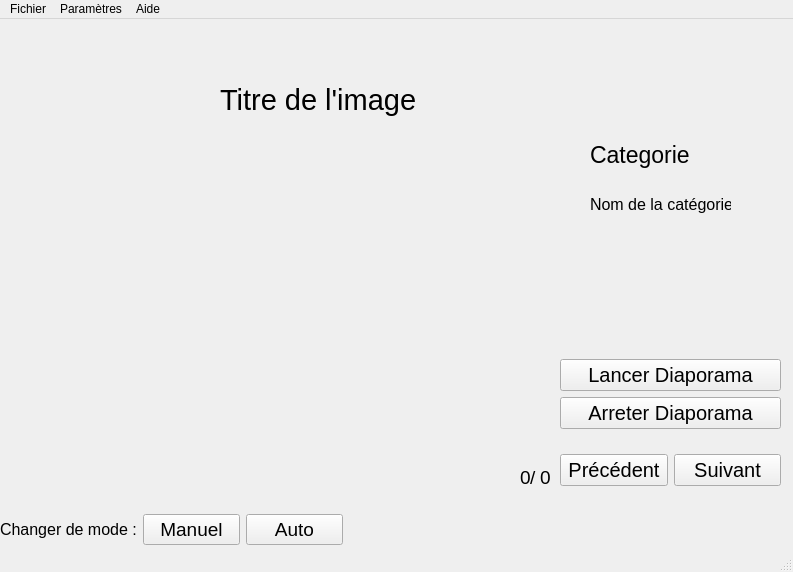
<?xml version="1.0" encoding="UTF-8"?>
<ui version="4.0">
 <class>MainWindow</class>
 <widget class="QMainWindow" name="MainWindow">
  <property name="geometry">
   <rect>
    <x>0</x>
    <y>0</y>
    <width>793</width>
    <height>572</height>
   </rect>
  </property>
  <property name="windowTitle">
   <string>MainWindow</string>
  </property>
  <widget class="QWidget" name="centralwidget">
   <widget class="QWidget" name="horizontalLayoutWidget">
    <property name="geometry">
     <rect>
      <x>0</x>
      <y>490</y>
      <width>343</width>
      <height>41</height>
     </rect>
    </property>
    <layout class="QHBoxLayout" name="horizontalLayout">
     <item>
      <widget class="QLabel" name="labelChangementMode">
       <property name="font">
        <font>
         <pointsize>12</pointsize>
        </font>
       </property>
       <property name="text">
        <string>Changer de mode :</string>
       </property>
      </widget>
     </item>
     <item>
      <widget class="QPushButton" name="btnManuel">
       <property name="font">
        <font>
         <pointsize>14</pointsize>
        </font>
       </property>
       <property name="text">
        <string>Manuel</string>
       </property>
      </widget>
     </item>
     <item>
      <widget class="QPushButton" name="btnAuto">
       <property name="font">
        <font>
         <pointsize>14</pointsize>
        </font>
       </property>
       <property name="text">
        <string>Auto</string>
       </property>
      </widget>
     </item>
    </layout>
   </widget>
   <widget class="QLabel" name="labelTitreImage">
    <property name="geometry">
     <rect>
      <x>220</x>
      <y>40</y>
      <width>221</width>
      <height>81</height>
     </rect>
    </property>
    <property name="font">
     <font>
      <pointsize>22</pointsize>
     </font>
    </property>
    <property name="text">
     <string>Titre de l'image</string>
    </property>
   </widget>
   <widget class="QLabel" name="labelTitreCategorie">
    <property name="geometry">
     <rect>
      <x>590</x>
      <y>120</y>
      <width>121</width>
      <height>31</height>
     </rect>
    </property>
    <property name="font">
     <font>
      <pointsize>17</pointsize>
     </font>
    </property>
    <property name="text">
     <string>Categorie</string>
    </property>
   </widget>
   <widget class="QLabel" name="labelValeurCategorie">
    <property name="geometry">
     <rect>
      <x>590</x>
      <y>160</y>
      <width>141</width>
      <height>51</height>
     </rect>
    </property>
    <property name="font">
     <font>
      <pointsize>12</pointsize>
     </font>
    </property>
    <property name="text">
     <string>Nom de la catégorie</string>
    </property>
   </widget>
   <widget class="QWidget" name="verticalLayoutWidget">
    <property name="geometry">
     <rect>
      <x>560</x>
      <y>340</y>
      <width>221</width>
      <height>127</height>
     </rect>
    </property>
    <layout class="QVBoxLayout" name="verticalLayout">
     <item>
      <widget class="QPushButton" name="btnLancer">
       <property name="font">
        <font>
         <pointsize>15</pointsize>
        </font>
       </property>
       <property name="text">
        <string>Lancer Diaporama</string>
       </property>
      </widget>
     </item>
     <item>
      <widget class="QPushButton" name="btnArreter">
       <property name="font">
        <font>
         <pointsize>15</pointsize>
        </font>
       </property>
       <property name="text">
        <string>Arreter Diaporama</string>
       </property>
      </widget>
     </item>
     <item>
      <spacer name="verticalSpacer">
       <property name="orientation">
        <enum>Qt::Vertical</enum>
       </property>
       <property name="sizeHint" stdset="0">
        <size>
         <width>20</width>
         <height>40</height>
        </size>
       </property>
      </spacer>
     </item>
     <item>
      <layout class="QHBoxLayout" name="horizontalLayout_2">
       <item>
        <widget class="QPushButton" name="btnGauche">
         <property name="font">
          <font>
           <pointsize>15</pointsize>
          </font>
         </property>
         <property name="text">
          <string>Précédent</string>
         </property>
        </widget>
       </item>
       <item>
        <widget class="QPushButton" name="btnDroite">
         <property name="font">
          <font>
           <pointsize>15</pointsize>
          </font>
         </property>
         <property name="text">
          <string>Suivant</string>
         </property>
        </widget>
       </item>
      </layout>
     </item>
    </layout>
   </widget>
   <widget class="QLabel" name="labelNumeroPage">
    <property name="geometry">
     <rect>
      <x>520</x>
      <y>450</y>
      <width>49</width>
      <height>16</height>
     </rect>
    </property>
    <property name="font">
     <font>
      <pointsize>14</pointsize>
     </font>
    </property>
    <property name="text">
     <string>0</string>
    </property>
   </widget>
   <widget class="QLabel" name="labelValeurImage">
    <property name="geometry">
     <rect>
      <x>20</x>
      <y>120</y>
      <width>471</width>
      <height>351</height>
     </rect>
    </property>
    <property name="font">
     <font>
      <pointsize>9</pointsize>
     </font>
    </property>
    <property name="text">
     <string/>
    </property>
    <property name="textFormat">
     <enum>Qt::AutoText</enum>
    </property>
    <property name="pixmap">
     <pixmap resource="img.qrc">:/diapo/cartesDisney/Disney_6.gif</pixmap>
    </property>
    <property name="scaledContents">
     <bool>true</bool>
    </property>
   </widget>
   <widget class="QLabel" name="labelNbImages">
    <property name="geometry">
     <rect>
      <x>540</x>
      <y>450</y>
      <width>49</width>
      <height>16</height>
     </rect>
    </property>
    <property name="font">
     <font>
      <pointsize>14</pointsize>
     </font>
    </property>
    <property name="text">
     <string>0</string>
    </property>
   </widget>
   <widget class="QLabel" name="labelSlash">
    <property name="geometry">
     <rect>
      <x>530</x>
      <y>450</y>
      <width>49</width>
      <height>16</height>
     </rect>
    </property>
    <property name="font">
     <font>
      <pointsize>14</pointsize>
     </font>
    </property>
    <property name="text">
     <string>/</string>
    </property>
   </widget>
  </widget>
  <widget class="QMenuBar" name="menubar">
   <property name="geometry">
    <rect>
     <x>0</x>
     <y>0</y>
     <width>793</width>
     <height>21</height>
    </rect>
   </property>
   <widget class="QMenu" name="menuFichier">
    <property name="title">
     <string>Fichier</string>
    </property>
    <addaction name="actionQuitter"/>
   </widget>
   <widget class="QMenu" name="menuParam_tres">
    <property name="title">
     <string>Paramètres</string>
    </property>
    <addaction name="actionCharger_diaporama"/>
    <addaction name="actionEnlever_diaporama"/>
    <addaction name="actionVitesse_de_defilement"/>
   </widget>
   <widget class="QMenu" name="menuAide">
    <property name="title">
     <string>Aide</string>
    </property>
    <addaction name="actionA_propos_de"/>
   </widget>
   <addaction name="menuFichier"/>
   <addaction name="menuParam_tres"/>
   <addaction name="menuAide"/>
  </widget>
  <widget class="QStatusBar" name="statusBar"/>
  <action name="actionQuitter">
   <property name="text">
    <string>Quitter</string>
   </property>
  </action>
  <action name="actionCharger_diaporama">
   <property name="text">
    <string>Charger diaporama</string>
   </property>
  </action>
  <action name="actionEnlever_diaporama">
   <property name="text">
    <string>Enlever diaporama</string>
   </property>
  </action>
  <action name="actionVitesse_de_defilement">
   <property name="text">
    <string>Vitesse de défilement</string>
   </property>
  </action>
  <action name="actionA_propos_de">
   <property name="text">
    <string>A propos de </string>
   </property>
  </action>
 </widget>
 <resources>
  <include location="img.qrc"/>
 </resources>
 <connections/>
</ui>
